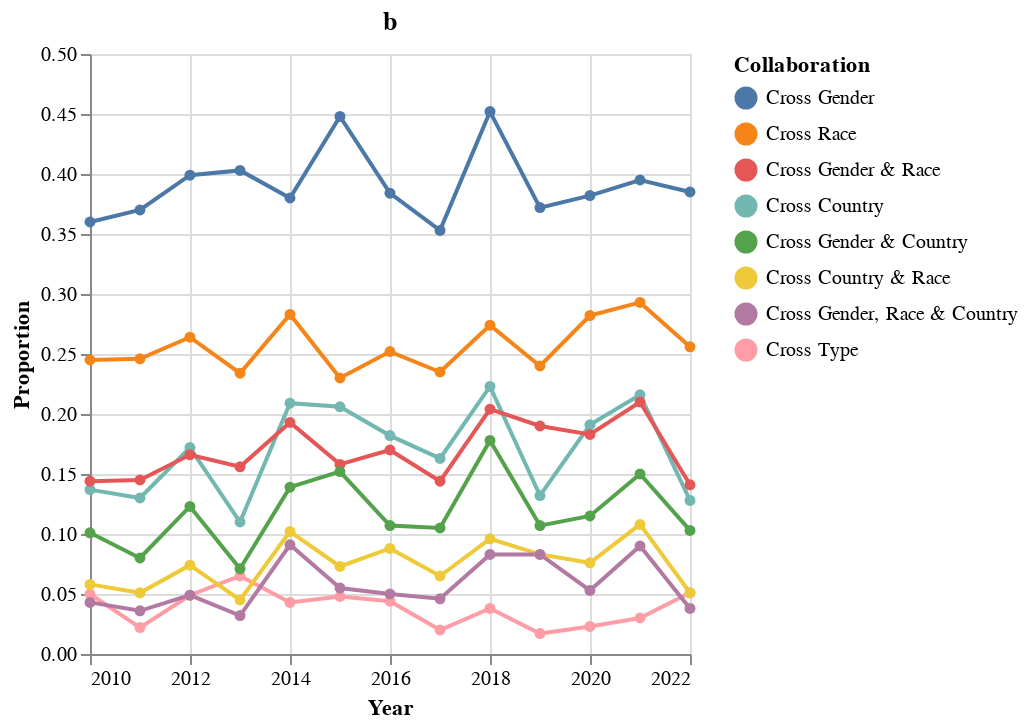

Notebook source saved alongside this figure:
### Code cell
source = collab_df_ts
all_cross_ts_chart = alt.Chart(source).mark_line(point=alt.OverlayMarkDef()).encode(
    x = alt.X(
        'year',
        title = 'Year',
    ),
    y = alt.Y(
        'prop',
        title = 'Proportion'
    ),
    color = alt.Color(
        'collab_type',
        title = 'Collaboration',
        sort=alt.EncodingSortField('prop', op='mean', order='descending'),
    )
).properties(
    title = 'b',
    height=300,
    width=300
)

all_cross_ts_chart

### Figure 1 — Vega-Lite specification as saved in the notebook (floating-point values rounded to 4 significant figures)
{"config": {"view": {"continuousWidth": 400, "continuousHeight": 300}}, "data": {"name": "data-7cb6da50be1d1637f5cbac416bdd3764"}, "mark": {"type": "line", "point": {}}, "encoding": {"color": {"field": "collab_type", "sort": {"field": "prop", "op": "mean", "order": "descending"}, "title": "Collaboration", "type": "nominal"}, "x": {"field": "year", "title": "Year", "type": "temporal"}, "y": {"field": "prop", "title": "Proportion", "type": "quantitative"}}, "height": 300, "title": "b", "width": 300, "$schema": "https://vega.github.io/schema/vega-lite/v4.17.0.json", "datasets": {"data-7cb6da50be1d1637f5cbac416bdd3764": [{"year": "2010-01-01T00:00:00", "binary": "Yes", "freq": 19, "prop": 0.137, "collab_type": "Cross Country"}, {"year": "2011-01-01T00:00:00", "binary": "Yes", "freq": 18, "prop": 0.13, "collab_type": "Cross Country"}, {"year": "2012-01-01T00:00:00", "binary": "Yes", "freq": 28, "prop": 0.172, "collab_type": "Cross Country"}, {"year": "2013-01-01T00:00:00", "binary": "Yes", "freq": 17, "prop": 0.11, "collab_type": "Cross Country"}, {"year": "2014-01-01T00:00:00", "binary": "Yes", "freq": 39, "prop": 0.209, "collab_type": "Cross Country"}, {"year": "2015-01-01T00:00:00", "binary": "Yes", "freq": 34, "prop": 0.206, "collab_type": "Cross Country"}, {"year": "2016-01-01T00:00:00", "binary": "Yes", "freq": 29, "prop": 0.182, "collab_type": "Cross Country"}, {"year": "2017-01-01T00:00:00", "binary": "Yes", "freq": 25, "prop": 0.163, "collab_type": "Cross Country"}, {"year": "2018-01-01T00:00:00", "binary": "Yes", "freq": 35, "prop": 0.223, "collab_type": "Cross Country"}, {"year": "2019-01-01T00:00:00", "binary": "Yes", "freq": 16, "prop": 0.132, "collab_type": "Cross Country"}, {"year": "2020-01-01T00:00:00", "binary": "Yes", "freq": 25, "prop": 0.191, "collab_type": "Cross Country"}, {"year": "2021-01-01T00:00:00", "binary": "Yes", "freq": 36, "prop": 0.216, "collab_type": "Cross Country"}, {"year": "2022-01-01T00:00:00", "binary": "Yes", "freq": 10, "prop": 0.128, "collab_type": "Cross Country"}, {"year": "2010-01-01T00:00:00", "binary": "Yes", "freq": 7, "prop": 0.05, "collab_type": "Cross Type"}, {"year": "2011-01-01T00:00:00", "binary": "Yes", "freq": 3, "prop": 0.022, "collab_type": "Cross Type"}, {"year": "2012-01-01T00:00:00", "binary": "Yes", "freq": 8, "prop": 0.049, "collab_type": "Cross Type"}, {"year": "2013-01-01T00:00:00", "binary": "Yes", "freq": 10, "prop": 0.065, "collab_type": "Cross Type"}, {"year": "2014-01-01T00:00:00", "binary": "Yes", "freq": 8, "prop": 0.043, "collab_type": "Cross Type"}, {"year": "2015-01-01T00:00:00", "binary": "Yes", "freq": 8, "prop": 0.048, "collab_type": "Cross Type"}, {"year": "2016-01-01T00:00:00", "binary": "Yes", "freq": 7, "prop": 0.044, "collab_type": "Cross Type"}, {"year": "2017-01-01T00:00:00", "binary": "Yes", "freq": 3, "prop": 0.02, "collab_type": "Cross Type"}, {"year": "2018-01-01T00:00:00", "binary": "Yes", "freq": 6, "prop": 0.038, "collab_type": "Cross Type"}, {"year": "2019-01-01T00:00:00", "binary": "Yes", "freq": 2, "prop": 0.017, "collab_type": "Cross Type"}, {"year": "2020-01-01T00:00:00", "binary": "Yes", "freq": 3, "prop": 0.023, "collab_type": "Cross Type"}, {"year": "2021-01-01T00:00:00", "binary": "Yes", "freq": 5, "prop": 0.03, "collab_type": "Cross Type"}, {"year": "2022-01-01T00:00:00", "binary": "Yes", "freq": 4, "prop": 0.051, "collab_type": "Cross Type"}, {"year": "2010-01-01T00:00:00", "binary": "Yes", "freq": 50, "prop": 0.36, "collab_type": "Cross Gender"}, {"year": "2011-01-01T00:00:00", "binary": "Yes", "freq": 51, "prop": 0.37, "collab_type": "Cross Gender"}, {"year": "2012-01-01T00:00:00", "binary": "Yes", "freq": 65, "prop": 0.399, "collab_type": "Cross Gender"}, {"year": "2013-01-01T00:00:00", "binary": "Yes", "freq": 62, "prop": 0.403, "collab_type": "Cross Gender"}, {"year": "2014-01-01T00:00:00", "binary": "Yes", "freq": 71, "prop": 0.38, "collab_type": "Cross Gender"}, {"year": "2015-01-01T00:00:00", "binary": "Yes", "freq": 74, "prop": 0.448, "collab_type": "Cross Gender"}, {"year": "2016-01-01T00:00:00", "binary": "Yes", "freq": 61, "prop": 0.384, "collab_type": "Cross Gender"}, {"year": "2017-01-01T00:00:00", "binary": "Yes", "freq": 54, "prop": 0.353, "collab_type": "Cross Gender"}, {"year": "2018-01-01T00:00:00", "binary": "Yes", "freq": 71, "prop": 0.452, "collab_type": "Cross Gender"}, {"year": "2019-01-01T00:00:00", "binary": "Yes", "freq": 45, "prop": 0.372, "collab_type": "Cross Gender"}, {"year": "2020-01-01T00:00:00", "binary": "Yes", "freq": 50, "prop": 0.382, "collab_type": "Cross Gender"}, {"year": "2021-01-01T00:00:00", "binary": "Yes", "freq": 66, "prop": 0.395, "collab_type": "Cross Gender"}, {"year": "2022-01-01T00:00:00", "binary": "Yes", "freq": 30, "prop": 0.385, "collab_type": "Cross Gender"}, {"year": "2010-01-01T00:00:00", "binary": "Yes", "freq": 34, "prop": 0.245, "collab_type": "Cross Race"}, {"year": "2011-01-01T00:00:00", "binary": "Yes", "freq": 34, "prop": 0.246, "collab_type": "Cross Race"}, {"year": "2012-01-01T00:00:00", "binary": "Yes", "freq": 43, "prop": 0.264, "collab_type": "Cross Race"}, {"year": "2013-01-01T00:00:00", "binary": "Yes", "freq": 36, "prop": 0.234, "collab_type": "Cross Race"}, {"year": "2014-01-01T00:00:00", "binary": "Yes", "freq": 53, "prop": 0.283, "collab_type": "Cross Race"}, {"year": "2015-01-01T00:00:00", "binary": "Yes", "freq": 38, "prop": 0.23, "collab_type": "Cross Race"}, {"year": "2016-01-01T00:00:00", "binary": "Yes", "freq": 40, "prop": 0.252, "collab_type": "Cross Race"}, {"year": "2017-01-01T00:00:00", "binary": "Yes", "freq": 36, "prop": 0.235, "collab_type": "Cross Race"}, {"year": "2018-01-01T00:00:00", "binary": "Yes", "freq": 43, "prop": 0.274, "collab_type": "Cross Race"}, {"year": "2019-01-01T00:00:00", "binary": "Yes", "freq": 29, "prop": 0.24, "collab_type": "Cross Race"}, {"year": "2020-01-01T00:00:00", "binary": "Yes", "freq": 37, "prop": 0.282, "collab_type": "Cross Race"}, {"year": "2021-01-01T00:00:00", "binary": "Yes", "freq": 49, "prop": 0.293, "collab_type": "Cross Race"}, {"year": "2022-01-01T00:00:00", "binary": "Yes", "freq": 20, "prop": 0.256, "collab_type": "Cross Race"}, {"year": "2010-01-01T00:00:00", "binary": "Yes", "freq": 20, "prop": 0.144, "collab_type": "Cross Gender & Race"}, {"year": "2011-01-01T00:00:00", "binary": "Yes", "freq": 20, "prop": 0.145, "collab_type": "Cross Gender & Race"}, {"year": "2012-01-01T00:00:00", "binary": "Yes", "freq": 27, "prop": 0.166, "collab_type": "Cross Gender & Race"}, {"year": "2013-01-01T00:00:00", "binary": "Yes", "freq": 24, "prop": 0.156, "collab_type": "Cross Gender & Race"}, {"year": "2014-01-01T00:00:00", "binary": "Yes", "freq": 36, "prop": 0.193, "collab_type": "Cross Gender & Race"}, {"year": "2015-01-01T00:00:00", "binary": "Yes", "freq": 26, "prop": 0.158, "collab_type": "Cross Gender & Race"}, {"year": "2016-01-01T00:00:00", "binary": "Yes", "freq": 27, "prop": 0.17, "collab_type": "Cross Gender & Race"}, {"year": "2017-01-01T00:00:00", "binary": "Yes", "freq": 22, "prop": 0.144, "collab_type": "Cross Gender & Race"}, {"year": "2018-01-01T00:00:00", "binary": "Yes", "freq": 32, "prop": 0.204, "collab_type": "Cross Gender & Race"}, {"year": "2019-01-01T00:00:00", "binary": "Yes", "freq": 23, "prop": 0.19, "collab_type": "Cross Gender & Race"}, {"year": "2020-01-01T00:00:00", "binary": "Yes", "freq": 24, "prop": 0.183, "collab_type": "Cross Gender & Race"}, {"year": "2021-01-01T00:00:00", "binary": "Yes", "freq": 35, "prop": 0.21, "collab_type": "Cross Gender & Race"}, {"year": "2022-01-01T00:00:00", "binary": "Yes", "freq": 11, "prop": 0.141, "collab_type": "Cross Gender & Race"}, {"year": "2010-01-01T00:00:00", "binary": "Yes", "freq": 14, "prop": 0.101, "collab_type": "Cross Gender & Country"}, {"year": "2011-01-01T00:00:00", "binary": "Yes", "freq": 11, "prop": 0.08, "collab_type": "Cross Gender & Country"}, {"year": "2012-01-01T00:00:00", "binary": "Yes", "freq": 20, "prop": 0.123, "collab_type": "Cross Gender & Country"}, {"year": "2013-01-01T00:00:00", "binary": "Yes", "freq": 11, "prop": 0.071, "collab_type": "Cross Gender & Country"}, {"year": "2014-01-01T00:00:00", "binary": "Yes", "freq": 26, "prop": 0.139, "collab_type": "Cross Gender & Country"}, {"year": "2015-01-01T00:00:00", "binary": "Yes", "freq": 25, "prop": 0.152, "collab_type": "Cross Gender & Country"}, {"year": "2016-01-01T00:00:00", "binary": "Yes", "freq": 17, "prop": 0.107, "collab_type": "Cross Gender & Country"}, {"year": "2017-01-01T00:00:00", "binary": "Yes", "freq": 16, "prop": 0.105, "collab_type": "Cross Gender & Country"}, {"year": "2018-01-01T00:00:00", "binary": "Yes", "freq": 28, "prop": 0.178, "collab_type": "Cross Gender & Country"}, {"year": "2019-01-01T00:00:00", "binary": "Yes", "freq": 13, "prop": 0.107, "collab_type": "Cross Gender & Country"}, {"year": "2020-01-01T00:00:00", "binary": "Yes", "freq": 15, "prop": 0.115, "collab_type": "Cross Gender & Country"}, {"year": "2021-01-01T00:00:00", "binary": "Yes", "freq": 25, "prop": 0.15, "collab_type": "Cross Gender & Country"}, {"year": "2022-01-01T00:00:00", "binary": "Yes", "freq": 8, "prop": 0.103, "collab_type": "Cross Gender & Country"}, {"year": "2010-01-01T00:00:00", "binary": "Yes", "freq": 8, "prop": 0.058, "collab_type": "Cross Country & Race"}, {"year": "2011-01-01T00:00:00", "binary": "Yes", "freq": 7, "prop": 0.051, "collab_type": "Cross Country & Race"}, {"year": "2012-01-01T00:00:00", "binary": "Yes", "freq": 12, "prop": 0.074, "collab_type": "Cross Country & Race"}, {"year": "2013-01-01T00:00:00", "binary": "Yes", "freq": 7, "prop": 0.045, "collab_type": "Cross Country & Race"}, {"year": "2014-01-01T00:00:00", "binary": "Yes", "freq": 19, "prop": 0.102, "collab_type": "Cross Country & Race"}, {"year": "2015-01-01T00:00:00", "binary": "Yes", "freq": 12, "prop": 0.073, "collab_type": "Cross Country & Race"}, {"year": "2016-01-01T00:00:00", "binary": "Yes", "freq": 14, "prop": 0.088, "collab_type": "Cross Country & Race"}, {"year": "2017-01-01T00:00:00", "binary": "Yes", "freq": 10, "prop": 0.065, "collab_type": "Cross Country & Race"}, {"year": "2018-01-01T00:00:00", "binary": "Yes", "freq": 15, "prop": 0.096, "collab_type": "Cross Country & Race"}, {"year": "2019-01-01T00:00:00", "binary": "Yes", "freq": 10, "prop": 0.083, "collab_type": "Cross Country & Race"}, {"year": "2020-01-01T00:00:00", "binary": "Yes", "freq": 10, "prop": 0.076, "collab_type": "Cross Country & Race"}, {"year": "2021-01-01T00:00:00", "binary": "Yes", "freq": 18, "prop": 0.108, "collab_type": "Cross Country & Race"}, {"year": "2022-01-01T00:00:00", "binary": "Yes", "freq": 4, "prop": 0.051, "collab_type": "Cross Country & Race"}, {"year": "2010-01-01T00:00:00", "binary": "Yes", "freq": 6, "prop": 0.043, "collab_type": "Cross Gender, Race & Country"}, {"year": "2011-01-01T00:00:00", "binary": "Yes", "freq": 5, "prop": 0.036, "collab_type": "Cross Gender, Race & Country"}, {"year": "2012-01-01T00:00:00", "binary": "Yes", "freq": 8, "prop": 0.049, "collab_type": "Cross Gender, Race & Country"}, {"year": "2013-01-01T00:00:00", "binary": "Yes", "freq": 5, "prop": 0.032, "collab_type": "Cross Gender, Race & Country"}, {"year": "2014-01-01T00:00:00", "binary": "Yes", "freq": 17, "prop": 0.091, "collab_type": "Cross Gender, Race & Country"}, {"year": "2015-01-01T00:00:00", "binary": "Yes", "freq": 9, "prop": 0.055, "collab_type": "Cross Gender, Race & Country"}, {"year": "2016-01-01T00:00:00", "binary": "Yes", "freq": 8, "prop": 0.05, "collab_type": "Cross Gender, Race & Country"}, {"year": "2017-01-01T00:00:00", "binary": "Yes", "freq": 7, "prop": 0.046, "collab_type": "Cross Gender, Race & Country"}, {"year": "2018-01-01T00:00:00", "binary": "Yes", "freq": 13, "prop": 0.083, "collab_type": "Cross Gender, Race & Country"}, {"year": "2019-01-01T00:00:00", "binary": "Yes", "freq": 10, "prop": 0.083, "collab_type": "Cross Gender, Race & Country"}, {"year": "2020-01-01T00:00:00", "binary": "Yes", "freq": 7, "prop": 0.053, "collab_type": "Cross Gender, Race & Country"}, {"year": "2021-01-01T00:00:00", "binary": "Yes", "freq": 15, "prop": 0.09, "collab_type": "Cross Gender, Race & Country"}, {"year": "2022-01-01T00:00:00", "binary": "Yes", "freq": 3, "prop": 0.038, "collab_type": "Cross Gender, Race & Country"}]}}
